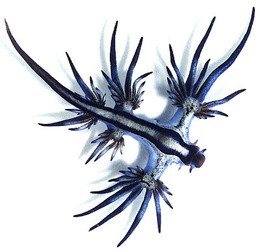
%> input picture MIW/HangXin_KSE/LSB/Glaucus_atlanticus.jpg, 260 x 252 px, shrunk from 400 x 388 before the run
$ octave usage_imageWithinImage.m   (GNU Octave 9; MATLAB toolbox functions it lacks are replaced by stand-ins)
%> lines starting %> are read from the running program, lines starting %| are printed output that depends on the picture; long printed decimals are rounded
%> further down, targetImage is the input picture: size 252x260x3 uint8; mean R, G, B 212.5, 215.4, 221.5
%> `targetImageInGray = rgb2gray(targetImage);`:
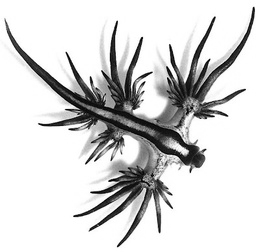
%> targetImageInGray: size 252x260 uint8; min 0, max 255, mean 215.2
### MIW/HangXin_KSE/LSB/maskLast_N_bits.m
function dataInDecMasked = maskLast_N_bits(dataInDec, N )
%MASKLAST_N_BITS
% 0 < N <= 8
bit8Mask = bin2dec('11111111');
bit8Mask_shifted = bitshift(bit8Mask, N); % left shift
bit8Mask = bitand(bit8Mask_shifted, bit8Mask);
dataInDecMasked = bitand(dataInDec, bit8Mask);

end

### MIW/HangXin_KSE/LSB/section_getImageBitStream.m
targetImageFile = 'imageLowRes.jpg';
targetImageToBeHidden = imread(targetImageFile);
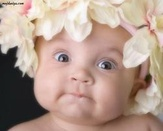
%> input picture MIW/HangXin_KSE/LSB/imageLowRes.jpg, 163 x 131 px, shrunk from 251 x 201 before the run
%> targetImageToBeHidden is the input picture: size 131x163x3 uint8; mean R, G, B 179.2, 154.5, 141.6
targetImageToBeHiddenInGray = rgb2gray(targetImageToBeHidden);
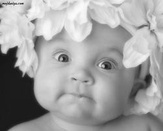
%> targetImageToBeHiddenInGray: size 131x163 uint8; min 21, max 252, mean 160.4

% imshow(targetImageInGray);
rowSize = size(targetImageToBeHiddenInGray, 1);
%> rowSize = 131
colSize = size(targetImageToBeHiddenInGray, 2);
%> colSize = 163
% for demo, we use a small size image, converting to but stream may take
% around 100 secs
newRowSize = round(rowSize/2);
%> newRowSize = 66
newColSize = round(colSize/2);
%> newColSize = 82
targetImageToBeHiddenInGray = imresize(targetImageToBeHiddenInGray, [newRowSize, newColSize]);
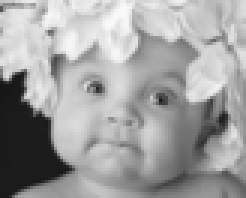
%> targetImageToBeHiddenInGray: size 66x82 uint8 (shown 3 times larger); min 22, max 250, mean 160.4
% tic
bitStreamOfImageToHide = convertInt8ToBitStream( targetImageToBeHiddenInGray(:) );
%> the loop in convertInt8ToBitStream, `for i = 1:numberOfTextChar` made 5412 passes
bitStreamLength = length(bitStreamOfImageToHide);
%> bitStreamLength = 43296

% intArray = bitStreamToIntArray( bitStreamOfImageToHide );
%
% targetImageInGray_Reconstructed = reshape(intArray, newRowSize, newColSize);
% imshow(targetImageInGray_Reconstructed, []);
% toc

### MIW/HangXin_KSE/LSB/convertInt8ToBitStream.m
function bitStream = convertInt8ToBitStream( dataToBeInsertedAsBits_inDec )
%CONVERTINT8TOBITSTREAM
numberOfTextChar = length(dataToBeInsertedAsBits_inDec);

    bitStream = '';
    for i = 1:numberOfTextChar
        bits = dec2bin(dataToBeInsertedAsBits_inDec(i));
            while(length(bits) < 8)     % keep appending '0' to reach 8-bit length
                bits = strcat('0', bits);
            end
        bitStream = strcat(bitStream, bits);
    end

end

### MIW/HangXin_KSE/LSB/insertIntoLSB_bits.m
function dataInDec_WithInsertedBits = insertIntoLSB_bits(dataTarget_inDec, dataToBeInsertedInBits, N )
%INSERTINTOLSB_BITS
% dataToBeInsertedAsBits_inDec assumed to be text string
% 0 < N <= 8
% dataTarget_inDec assumed masked of N bits in LSB

% use dataToBeInsertedInBits
numberOfBitsToBeInserted = length(dataToBeInsertedInBits);
totalSizeOfdataTargetBits = prod(size(dataTarget_inDec))*8;
totalSizeOfdataTargetBitSpaceInsertable = prod(size(dataTarget_inDec))*N;

if(numberOfBitsToBeInserted > totalSizeOfdataTargetBitSpaceInsertable)
    fprintf('numberOfBitsOfBitsToBeInserted exceeds totalSizeOfdataTargetBitSpaceInsertable\n');
else
    bitStream = dataToBeInsertedInBits;
    % eg. 1111, N = 3 => 0000 0111; 0000 0001
    byteArraysWithInfoBits = allocateDataBitsByN_SizeBitsIntoByteArrays(bitStream, N);
    numberOf_byteArraysWithInfoBits = length(byteArraysWithInfoBits);

    rowSize = size(dataTarget_inDec, 1);
    colSize = size(dataTarget_inDec, 2);
    rowIndex = 1;
    colIndex = 1;

    dataInDec_WithInsertedBits = dataTarget_inDec;

    for i=1:numberOf_byteArraysWithInfoBits
        if(colIndex > colSize)
           colIndex = 1;
           rowIndex = rowIndex + 1;
        end
        dataInDec_WithInsertedBits(rowIndex, colIndex) = bitor(dataInDec_WithInsertedBits(rowIndex, colIndex), byteArraysWithInfoBits(i));
        colIndex = colIndex + 1;
    end
end

end

### MIW/HangXin_KSE/LSB/allocateDataBitsByN_SizeBitsIntoByteArrays.m
function byteArraysWithInfoBits = allocateDataBitsByN_SizeBitsIntoByteArrays( bitStream, N )
%ALLOCATEDATABITSBYN_SIZEBITSINTOBYTEARRAYS     % eg. 1111, N = 3 => 0000 0111; 0000 0001
numberOfBits = length(bitStream);
numberOfBytesRequired = floor(numberOfBits/N);  % not considering residual bits (if there is)
numberOfResidualBits = mod(numberOfBits, N); % if there is, add 1 more byte later into the array

for i=1:numberOfBytesRequired
    bits = (bitStream((N*(i-1))+1:(N*(i-1))+N));
    while(length(bits) < 8)     % keep appending '0' to reach 8-bit length
        bits = strcat('0', bits);
    end
    bitsInByte(i) = bin2dec(bits);
end

if (numberOfResidualBits > 0)
    bits = bitStream((end-numberOfResidualBits+1):end);
    while(length(bits) < 8)     % keep appending '0' to reach 8-bit length
        bits = strcat('0', bits);
    end

    bitsInByte(numberOfBytesRequired+1) = bin2dec(bits);
end

byteArraysWithInfoBits = bitsInByte;    % in dec

end

% [5 lines of commented-out code are left out]

### MIW/HangXin_KSE/LSB/extract_N_bitsFromLSB.m
function bitStream = extract_N_bitsFromLSB( dataInDec_WithInsertedBits, N, givenLengthOfTextBits)
%EXTRACT_N_BITSFROMLSB
% 0 < N <= 8
ON = 1;
OFF = 0;
stopFlag = OFF;

residueBitsLength = mod (givenLengthOfTextBits, N);
givenLengthOfTextBits = givenLengthOfTextBits-residueBitsLength; % deal with the residueBits later

bitStream = '';
    rowSize = size(dataInDec_WithInsertedBits, 1);
    colSize = size(dataInDec_WithInsertedBits, 2);

    for i = 1:rowSize
        for j = 1:colSize
            bits = dec2bin(dataInDec_WithInsertedBits(i,j));

            while(length(bits) < 8)     % keep appending '0' to reach 8-bit length
                bits = strcat('0', bits);
            end

            bitStream = strcat(bitStream, bits((end-N+1):end));

            if (length(bitStream) >= givenLengthOfTextBits)
                stopFlag = ON;

        if (residueBitsLength > 0)         % collect the residual bits
            if ((j+1)<= colSize)
                        bits = dec2bin(dataInDec_WithInsertedBits(i,j+1));
            else
                        bits = dec2bin(dataInDec_WithInsertedBits(i+1,1));
            end

                    while(length(bits) < 8)     % keep appending '0' to reach 8-bit length
                        bits = strcat('0', bits);
                    end

                    bitStream = strcat(bitStream, bits((end-residueBitsLength+1):end));
        end
                break
            end
        end
            if (stopFlag == ON)
                break;
            end
    end

end


% [7 lines of commented-out code are left out]

### MIW/HangXin_KSE/LSB/bitStreamToIntArray.m
function intArray = bitStreamToIntArray( bitStream )
%BITSTREAMTOINTARRAY
% assume byte stream
bitSize = 8;
numberOfBytes = floor(length(bitStream)/bitSize);

for i = 1:numberOfBytes
    startBit = (bitSize*(i-1))+1;
    endBit = (bitSize*(i-1))+bitSize;
    intArray(i) = bin2dec(bitStream(startBit:endBit));
end

end

### MIW/HangXin_KSE/LSB/section_plotForGrayScale_ImageWithinImage.m
            figureTitle = ['Description ', ...
                            'Images for GrayScale LSB Steganography'];

            figure('Name', figureTitle,'NumberTitle','off'),

numberOfRowPlot = 1;
numberOfColPlot = 4;
plotIndex = 0;

plotIndex = plotIndex + 1;
subplot(numberOfRowPlot, numberOfColPlot, plotIndex);
imshow(targetImageInGray);
title('Original Image (target)');
hold on;

plotIndex = plotIndex + 1;
subplot(numberOfRowPlot, numberOfColPlot, plotIndex);
imshow(dataInDecMasked);
title(['Image with ' num2str(N) '-bit LSB masked']);

plotIndex = plotIndex + 1;
subplot(numberOfRowPlot, numberOfColPlot, plotIndex);
imshow(dataInDec_WithInsertedBits);
title('Image with hidden image');

plotIndex = plotIndex + 1;
subplot(numberOfRowPlot, numberOfColPlot, plotIndex);
imshow(targetImageInGray_Reconstructed, []);
title('Hidden Image');

### MIW/HangXin_KSE/LSB/usage_imageWithinImage.m
close all;
clear all;
clc;

% Usage:
targetImageFile = 'Glaucus_atlanticus.jpg';
targetImage = imread(targetImageFile);
targetImageInGray = rgb2gray(targetImage);

N = 3;
dataInDec = targetImageInGray;
dataInDecMasked = maskLast_N_bits(dataInDec, N );

section_getImageBitStream;

givenLengthOfTextBits = bitStreamLength;
%> givenLengthOfTextBits = 43296
dataInDec_WithInsertedBits = insertIntoLSB_bits(dataInDecMasked, bitStreamOfImageToHide, N );
%> the loop in allocateDataBitsByN_SizeBitsIntoByteArrays, `for i=1:numberOfBytesRequired` made 14432 passes
%> after the loop in insertIntoLSB_bits, `for i=1:numberOf_byteArraysWithInfoBits`: colIndex = 133; rowIndex = 56

bitStream = extract_N_bitsFromLSB( dataInDec_WithInsertedBits, N, givenLengthOfTextBits );
%> after the loop in extract_N_bitsFromLSB, `for i = 1:rowSize`: stopFlag = 1
bitStream = bitStream(1:givenLengthOfTextBits);

%intArray = bitStreamToIntArray( bitStreamOfImageToHide );
intArray = bitStreamToIntArray( bitStream );
%> after the loop in bitStreamToIntArray, `for i = 1:numberOfBytes`: intArray = 5412 values, max 250 at index 2384, min 22 at index 29, mean 160.4

% recover hidden image
targetImageInGray_Reconstructed = reshape(intArray, newRowSize, newColSize);

section_plotForGrayScale_ImageWithinImage;

numberOfBitsAvailableForInsertingBits = prod(size(targetImageInGray))*N;
%> numberOfBitsAvailableForInsertingBits = 196560
numberOf_bytesHidden = newRowSize * newColSize;
%> numberOf_bytesHidden = 5412
fprintf('Number of Bytes Hidden: %d\n', numberOf_bytesHidden);
%| Number of Bytes Hidden: 5412

fprintf('Number of Bits Hidden: %d\n', givenLengthOfTextBits);
%| Number of Bits Hidden: 43296
fprintf('Number of Bits Space Available for Hiding: %d\n', numberOfBitsAvailableForInsertingBits);
%| Number of Bits Space Available for Hiding: 196560
fprintf('Utility: %5.5f %%\n', (givenLengthOfTextBits/numberOfBitsAvailableForInsertingBits)*100);
%| Utility: 22.027 %
